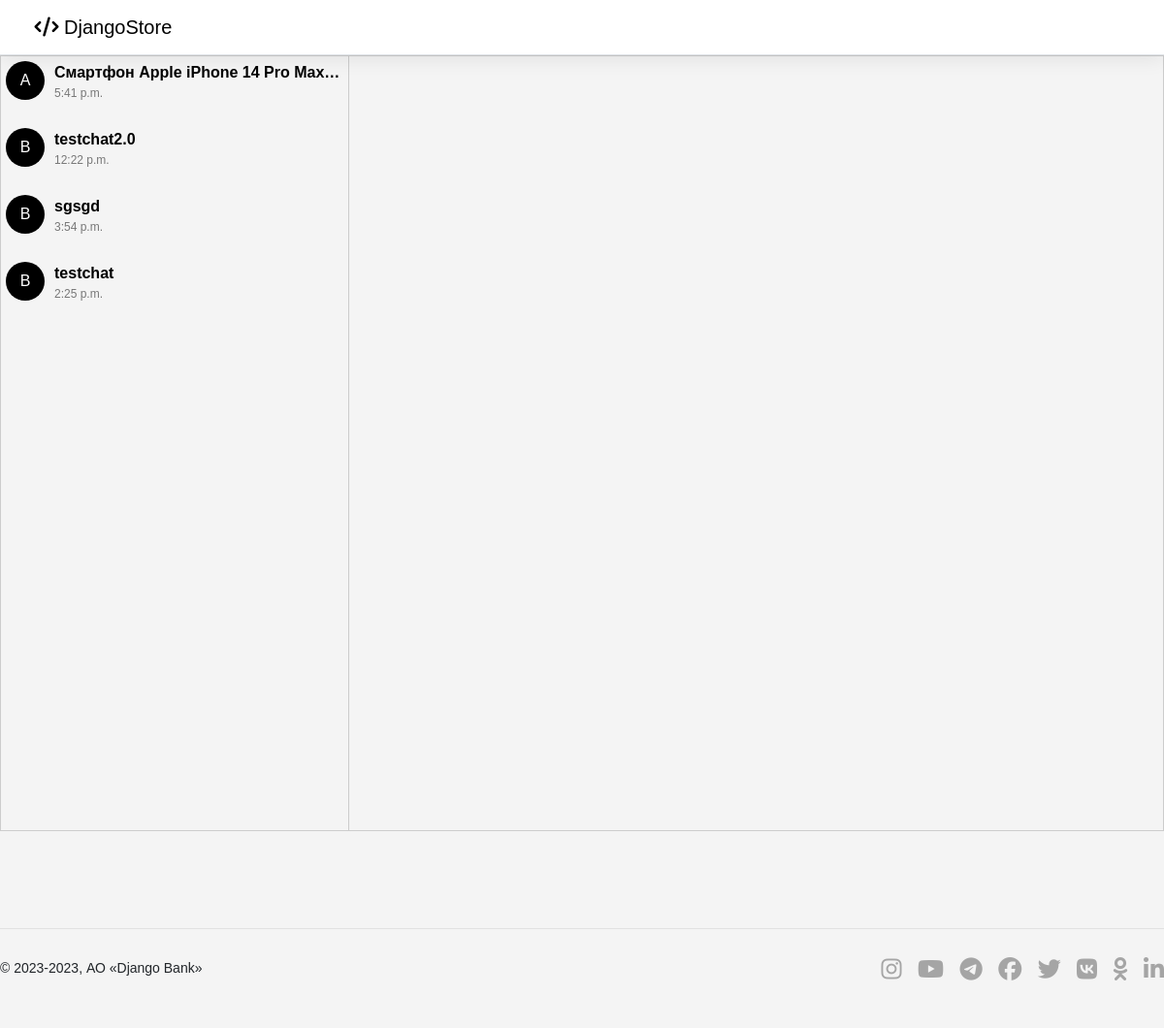
The app's page /messages/ (signed in) with its own data.
### e_shop/models.py (models this page shows, shortened)
class Conversation(models.Model):
    item = models.ForeignKey(Product, related_name='conversations', on_delete=models.CASCADE)
    members = models.ManyToManyField(User, related_name='conversations')
    created_at = models.DateTimeField(auto_now_add=True)
    modified_at = models.DateTimeField(auto_now=True)
    class Meta:
        ordering = ('-modified_at',)

class Product(models.Model):
    name = models.CharField(max_length=255)
    description = models.TextField()
    price = models.PositiveIntegerField()
    quantity = models.PositiveSmallIntegerField(default=1)
    image = models.ImageField(upload_to='product/', null=True, blank=True)
    category = models.ForeignKey(Category, on_delete=models.CASCADE)
    seller = models.ForeignKey(User, on_delete=models.CASCADE)
    class Meta:
        verbose_name = 'Продукты'
        verbose_name_plural = 'Продукты'

### e_shop/views.py (the view)
# urls.py: path('messages/', chats, name='chats'),
@login_required
def chats(request):
    conversations = Conversation.objects.filter(members__in=[request.user.id])
    return render(request, 'chats.html', {
        'conversations': conversations
    })

### templates/chats.html (shortened to what this page needs)
{% extends 'base.html' %}
{% block content %}
  <div class="space-y-6">
    <div class="chat-container">
      <div class="chat-content">
        <div class="chat-list" id="chatList">
          {% for conversation in conversations %}
            <a href="{% url 'detail' conversation.id %}" style="text-decoration: none;">
              <div class="p-6 flex bg-gray-100 rounded-xl" style="padding: 5px;">
                {% for member in conversation.members.all %}
                  {% if member != request.user %}
                    <div class="user-avatar" style="color: white; float: left;">{{ member.username.0 }}</div>
                    <div class="user-name">{{ conversation.item.name }}</div>
                    <div class="message-time">{{ conversation.modified_at.time }}</div>
                    <p style="width: 100%; height: 1px; color: gray;"></p>
                  {% endif %}
                {% endfor %}
              </div>
            </a>
          {% endfor %}
        </div>
      </div>
    </div>
  </div>
{% endblock %}

### static/main.css (style rules this page uses)
body { background-color: #f5f5f5; }

### templates/chats.html (style rules this page uses)
body { font-family: Arial, sans-serif; margin: 0; padding: 0; background-color: #f4f4f4; }
.chat-container { display: flex; flex-direction: column; height: 100vh; border: 1px solid #ccc; overflow: hidden; }
.chat-content { display: flex; flex: 1; }
.chat-list { width: 30%; border-right: 1px solid #ccc; overflow-y: auto; }
.user-avatar { border-radius: 50%; width: 40px; height: 40px; margin-right: 10px; background-color: #000; color: #fff; display: flex; justify-content: center; align-items: center; }
.user-name { font-weight: bold; color: #000; height: 24px; white-space: nowrap; overflow: hidden; text-overflow: ellipsis; }
.message-time { font-size: 12px; color: #777; }

### records on screen
Conversation: item.name "Смартфон Apple iPhone 14 Pro Max…", modified_at.time "5:41 p.m."
Conversation: item.name "testchat2.0", modified_at.time "12:22 p.m."
Conversation: item.name "sgsgd", modified_at.time "3:54 p.m."
Conversation: item.name "testchat", modified_at.time "2:25 p.m."

### other values on screen
{{ member.username.0 }} "A"
{{ member.username.0 }} "B"
